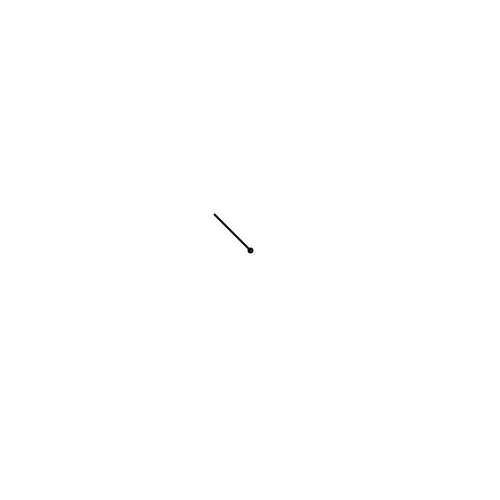
Frame 1 (no input)
Frame 60 (the mouse pressed at the canvas centre just before this capture): identical to frame 1, image omitted
Frame 120 (the mouse held since frame 60 and released just before this capture): blank canvas, image omitted

The Processing sketch that drew this single still picture (run headless with seeded random() and noise(); from frame 60 on, the mouse is pressed at the canvas centre):

// Processing sketch: sketch_vector2
// ── sketch_vector2.pde
 void setup(){
   size(500,500);
 }
 void draw(){
   background(255);
   strokeWeight(2);
   stroke(0);
   noFill();
   
   translate(width/2, height/2);
   ellipse(0, 0, 4 ,4);
   
   PVector mouse = new PVector(mouseX, mouseY);
   PVector center = new PVector(width/2, height/2);
   
   mouse.sub(center);
   //mouse = mouse-center;
   mouse.mult(3);
   //mouse = mouse * 3;
   
   //float m = mouse.mag();
   //fill(255, 0 , 0);
   //rect(0,0, m, 20);
   
    //mouse.normalize();  These two are
    //mouse.mult(50);      same as below
    mouse.setMag(50);
    
   
   
   line(0, 0, mouse.x, mouse.y);
 }
